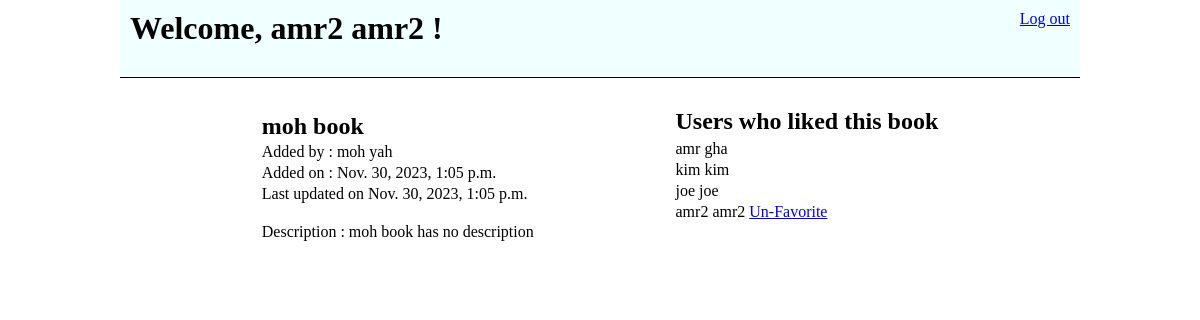
Screenshot of /book_details/4 (signed in) with the database file from the repository.
### favorite_books_app/models.py (models this page shows)
class User(models.Model):
    first_name = models.CharField(max_length=45)
    last_name = models.CharField(max_length=45)
    email_address = models.CharField(max_length = 45)
    password = models.CharField(max_length=100)
    created_at = models.DateTimeField(auto_now_add=True)
    updated_at = models.DateTimeField(auto_now=True)
    objects = usermanager()

class Book(models.Model):
    title = models.CharField(max_length=45)
    desc = models.TextField(null=True)
    created_at = models.DateTimeField(auto_now_add=True)
    updated_at = models.DateTimeField(auto_now=True)
    fav_users = models.ManyToManyField(User, related_name='fav_books')
    my_user = models.ForeignKey(User, related_name='books', on_delete=models.CASCADE )
    objects = bookmanager()

### favorite_books_app/views.py (the view)
# urls.py: path('book_details/<id>',views.book_details),
def book_details(request,id):
    content = {
        'book': Book.objects.get(id = id),
        'fav_users':User.objects.filter(fav_books = Book.objects.get(id = id)),
        'current_user' : User.objects.get(id = request.session['id']),
    }
    return render(request,'book_details.html',content)

### favorite_books_app/templates/book_details.html (shortened to what this page needs)
<!DOCTYPE html>
<html lang="en">
<head>
    {% load static %}
    <link rel="stylesheet" href="{% static 'CSS/style.css' %}">
</head>
<body>
    <div class="container">
        <div class="header">
            <h1>Welcome, {{current_user.first_name}} {{current_user.last_name}} !</h1>
            <a href="/logout">Log out</a>
        </div>
        <div class="mid">
            <div class="left_panel">
                <ul id="book_details">
                    {% if book.my_user == current_user %}
                    <form action="/update/{{book.id}}" method="post">{% csrf_token %}
                        <input type="text" name="title" id="title" class="field" value="{{book.title}}">
                        {% else %}
                        <li>
                            <h2>{{book.title}}</h2>
                        </li>
                        {% endif %}
                        <li>Added by : {{book.my_user.first_name}} {{book.my_user.last_name}}</li>
                        <li>Added on : {{book.created_at}}</li>
                        <li>Last updated on {{book.updated_at}}</li>
                        <li>Description :
                            {% if book.my_user == current_user %}
                            <textarea name="desc" id="desc" cols="30" rows="10" class="field"
                                placeholder="{{book.desc}}" value="{{book.desc}}"></textarea>
                            <div class="submit_delete">
                                <input type="submit" name="submit" class="button">
                    </form>
                    <form action="/delete/{{book.id}}" method="post">{% csrf_token %}
                        <input type="submit" name="Delete" id="delete" class="button" value="Delete">
                    </form>
            </div>
            {% else %}
            {{book.desc}}
            {% endif %}
            </li>
            </ul>
        </div>
        <div class="right_panel">
            <h2>Users who liked this book</h2>
            <ul>
                {% for user in fav_users %}
                <li>{{user.first_name}} {{user.last_name}}
                    {% if user == current_user and book in current_user.fav_books.all %}
                    <a href="/unfavorite/{{book.id}}">Un-Favorite</a>
                    {% endif %}
                </li>
                {% endfor %}
            </ul>
        </div>
    </div>
    </div>
</body>
</html>

### favorite_books_app/static/CSS/style.css (style rules this page uses)
* { padding: 0; margin: 0; border: 0; outline: 0; }
.container { margin: 0 auto; padding:0px 10%; }
.container .header { display: flex; justify-content: space-between; padding: 10px 10px 30px 10px; border-bottom: 1px solid black; background-color:azure; }
.mid { padding-top: 30px; display: flex; align-items: flex-start; justify-content: space-evenly; margin-bottom: 30px; }
.left_panel, .right_panel { display: flex; flex-direction: column; align-items: stretch; justify-content: space-between; }
ul { margin: 2px 0px; list-style: none; }
ul li { margin: 3px 0; }
#book_details li:last-child { margin-top: 20px; display: flex; flex-direction: column; gap: 10px; }

### rows the page displays
User: first_name "amr2", last_name "amr2"
Book: title "moh book", my_user.first_name "moh", my_user.last_name "yah", created_at "Nov. 30, 2023, 1:05 p.m.", updated_at "Nov. 30, 2023, 1:05 p.m.", desc "moh book has no description"
User: first_name "amr", last_name "gha"
User: first_name "kim", last_name "kim"
User: first_name "joe", last_name "joe"
